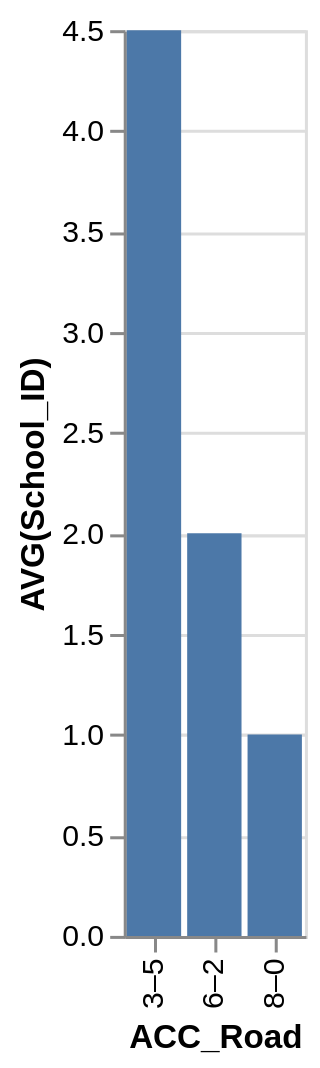

Specify this chart in Vega-Lite:
### Vega-Lite specification from a JSON file in a GitHub repository (floating-point values rounded to 4 significant figures)
{"data": {"values": [{"x_data": "3–5", "y_data": 4.5}, {"x_data": "6–2", "y_data": 2}, {"x_data": "8–0", "y_data": 1}]}, "mark": "bar", "encoding": {"x": {"field": "x_data", "type": "nominal", "title": "ACC_Road", "sort": {"op": "sum", "field": "y_data", "order": "descending"}}, "y": {"field": "y_data", "type": "quantitative", "title": "AVG(School_ID)"}}}
